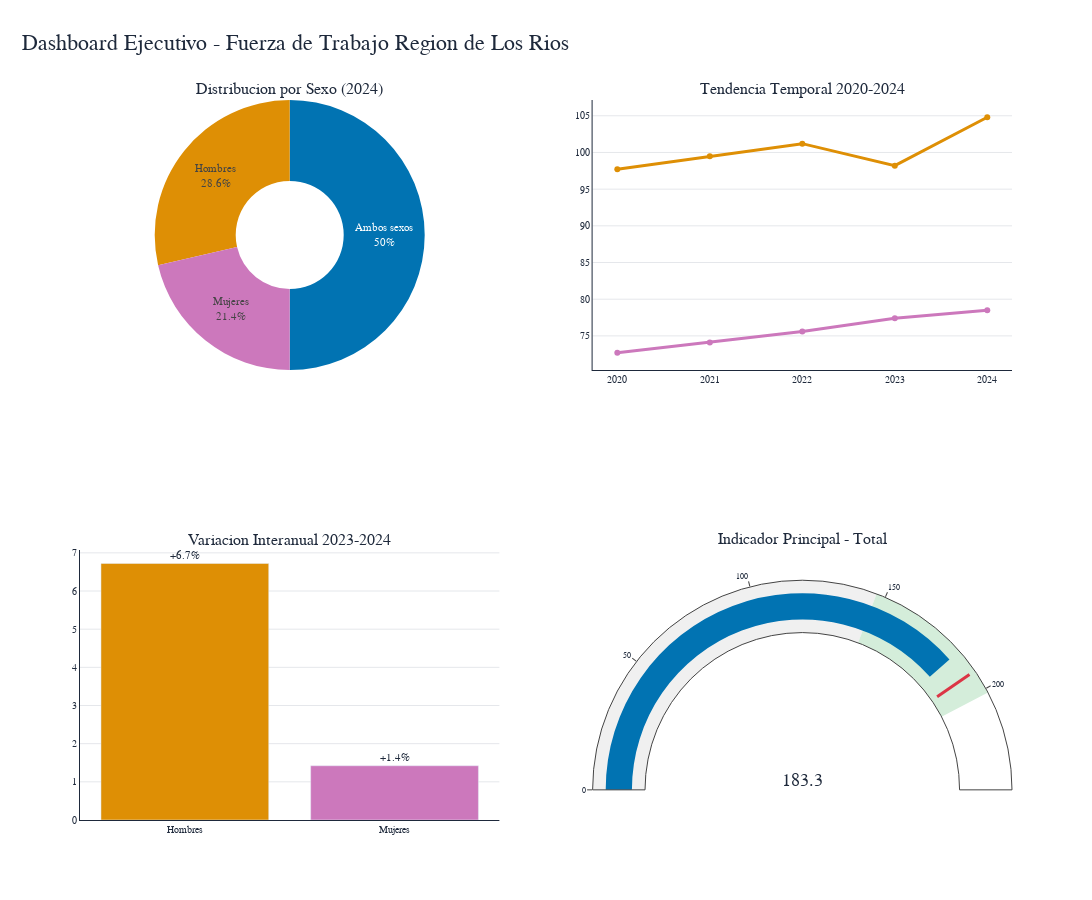

Notebook code for this chart:
### Code cell
# DASHBOARD FINAL INTERACTIVO
print("DASHBOARD EJECUTIVO FINAL - LOS RIOS")
print("=" * 40)

# Configuracion QA para dashboard final
def qa_test_final_dashboard():
    """Pruebas atomicas para el dashboard final"""
    
    # Test 1: Dependencias criticas
    try:
        import plotly.graph_objects as go
        import plotly.subplots
        print("VALIDACION MODULOS: OK - Plotly disponible")
    except ImportError as e:
        assert False, f"ERROR: Modulo plotly no disponible - {e}"
    
    # Test 2: Datos para dashboard
    assert not clean_data.empty, "ERROR: No hay datos para dashboard"
    print("VALIDACION DATOS: OK - Datos disponibles para dashboard")
    
    # Test 3: Configuraciones de estilo (usar las variables correctas)
    assert 'economist_colors_dashboard' in globals(), "ERROR: Colores dashboard no configurados"
    assert 'font_config' in globals(), "ERROR: Configuracion de fuentes no disponible"
    print("VALIDACION ESTILO: OK - Configuraciones disponibles")
    
    return True

# Ejecutar validaciones QA
try:
    qa_test_final_dashboard()
    print("QA DASHBOARD: Todas las validaciones pasaron")
except AssertionError as e:
    print(f"QA DASHBOARD: FALLO - {e}")
    raise

# Crear dashboard con multiples visualizaciones
fig = make_subplots(
    rows=2, cols=2,
    subplot_titles=(
        'Distribucion por Sexo (2024)', 
        'Tendencia Temporal 2020-2024',
        'Variacion Interanual 2023-2024', 
        'Indicador Principal - Total'
    ),
    specs=[[{"type": "pie"}, {"type": "scatter"}],
           [{"type": "bar"}, {"type": "indicator"}]],
    vertical_spacing=0.25,
    horizontal_spacing=0.1
)

# PANEL 1: Distribucion por Sexo (Pie Chart)
data_2024_sexo = clean_data[clean_data['año'] == 2024].groupby('sexo')['value'].mean()
if not data_2024_sexo.empty:
    fig.add_trace(
        go.Pie(
            labels=data_2024_sexo.index,
            values=data_2024_sexo.values,
            hole=0.4,
            marker_colors=[economist_colors_dashboard.get(sex, '#1f77b4') for sex in data_2024_sexo.index],
            textinfo='label+percent',
            textfont=dict(size=11, family=font_config['family']),
            hovertemplate='<b>%{label}</b><br>Valor: %{value:.1f} miles<br>%{percent}<extra></extra>'
        ),
        row=1, col=1
    )

# PANEL 2: Tendencia temporal
years_trend = [2020, 2021, 2022, 2023, 2024]
available_years = [y for y in years_trend if y in clean_data['año'].unique()]

for sexo in ['Hombres', 'Mujeres']:
    trend_data = clean_data[
        (clean_data['sexo'] == sexo) & 
        (clean_data['año'].isin(available_years))
    ].groupby('año')['value'].mean()
    
    if not trend_data.empty:
        fig.add_trace(
            go.Scatter(
                x=trend_data.index,
                y=trend_data.values,
                mode='lines+markers',
                name=sexo,
                line=dict(color=economist_colors_dashboard.get(sexo, '#1f77b4'), width=3),
                marker=dict(size=6),
                hovertemplate=f'<b>{sexo}</b><br>Año: %{{x}}<br>Valor: %{{y:.1f}} miles<extra></extra>',
                showlegend=False
            ),
            row=1, col=2
        )

# PANEL 3: Variacion interanual
variaciones = {}
for sexo in ['Hombres', 'Mujeres']:
    data_2024 = clean_data[(clean_data['sexo'] == sexo) & (clean_data['año'] == 2024)]['value'].mean()
    data_2023 = clean_data[(clean_data['sexo'] == sexo) & (clean_data['año'] == 2023)]['value'].mean()
    
    if pd.notna(data_2024) and pd.notna(data_2023) and data_2023 != 0:
        variacion = ((data_2024 - data_2023) / data_2023) * 100
        variaciones[sexo] = variacion

if variaciones:
    fig.add_trace(
        go.Bar(
            x=list(variaciones.keys()),
            y=list(variaciones.values()),
            marker_color=[economist_colors_dashboard.get(sexo, '#1f77b4') for sexo in variaciones.keys()],
            text=[f'{v:+.1f}%' for v in variaciones.values()],
            textposition='outside',
            hovertemplate='<b>%{x}</b><br>Variacion: %{y:+.1f}%<extra></extra>',
            showlegend=False
        ),
        row=2, col=1
    )

# PANEL 4: Indicador principal
total_2024 = clean_data[(clean_data['año'] == 2024) & (clean_data['sexo'] == 'Ambos sexos')]['value'].mean()
if pd.notna(total_2024):
    fig.add_trace(
        go.Indicator(
            mode="gauge+number",
            value=total_2024,
            domain={'x': [0.1, 0.9], 'y': [0.15, 0.85]},
            number={'font': {'size': 18, 'family': font_config['family']}},
            gauge={
                'axis': {'range': [None, total_2024 * 1.3], 'tickfont': {'size': 8}},
                'bar': {'color': economist_colors_dashboard.get('Ambos sexos', '#1f77b4')},
                'steps': [
                    {'range': [0, total_2024 * 0.8], 'color': "#f0f0f0"},
                    {'range': [total_2024 * 0.8, total_2024 * 1.1], 'color': "#d4edda"}
                ],
                'threshold': {
                    'line': {'color': "#dc3545", 'width': 3},
                    'thickness': 0.75,
                    'value': total_2024 * 1.05
                }
            }
        ),
        row=2, col=2
    )

# Configurar layout del dashboard
fig.update_layout(
    title={
        'text': 'Dashboard Ejecutivo - Fuerza de Trabajo Region de Los Rios',
        'x': 0.02,
        'font': {'size': font_config['title_size'], 'family': font_config['family'], 'color': font_config['color']},
        'xanchor': 'left'
    },
    showlegend=False,
    width=1200,
    height=900,
    plot_bgcolor=layout_config['plot_bgcolor'],
    paper_bgcolor=layout_config['paper_bgcolor'],
    font=dict(family=font_config['family'], color=font_config['color'], size=11)
)

# Configurar ejes
fig.update_xaxes(
    showgrid=False, 
    linecolor=layout_config['line_color'], 
    linewidth=1,
    tickfont=dict(size=10)
)
fig.update_yaxes(
    showgrid=True, 
    gridcolor=layout_config['grid_color'], 
    linecolor=layout_config['line_color'], 
    linewidth=1,
    tickfont=dict(size=10)
)

# Mostrar dashboard final
fig.show()

# Resumen ejecutivo
print("\nRESUMEN EJECUTIVO - LOS RIOS 2024:")
print("=" * 35)

if pd.notna(total_2024):
    print(f"Fuerza de Trabajo Total: {total_2024:,.1f} miles de personas")

if variaciones:
    for sexo, var in variaciones.items():
        direccion = "crecimiento" if var > 0 else "decrecimiento"
        print(f"Variacion {sexo}: {var:+.1f}% ({direccion})")

print("\nOK - Dashboard ejecutivo completado exitosamente")

### Figure 1 — Plotly figure (JSON) as saved in the notebook; plotly's stock layout.template omitted (floating-point values rounded to 4 significant figures)
{"data": [{"domain": {"x": [0, 0.45], "y": [0.625, 1]}, "hole": 0.4, "hovertemplate": "<b>%{label}</b><br>Valor: %{value:.1f} miles<br>%{percent}<extra></extra>", "labels": ["Ambos sexos", "Hombres", "Mujeres"], "marker": {"colors": ["#0173B2", "#DE8F05", "#CC78BC"]}, "textfont": {"family": "Georgia, serif", "size": 11}, "textinfo": "label+percent", "type": "pie", "values": [183.3, 104.8, 78.5]}, {"hovertemplate": "<b>Hombres</b><br>Año: %{x}<br>Valor: %{y:.1f} miles<extra></extra>", "line": {"color": "#DE8F05", "width": 3}, "marker": {"size": 6}, "mode": "lines+markers", "name": "Hombres", "showlegend": false, "type": "scatter", "x": [2020, 2021, 2022, 2023, 2024], "xaxis": "x", "y": [97.7, 99.5, 101.2, 98.2, 104.8], "yaxis": "y"}, {"hovertemplate": "<b>Mujeres</b><br>Año: %{x}<br>Valor: %{y:.1f} miles<extra></extra>", "line": {"color": "#CC78BC", "width": 3}, "marker": {"size": 6}, "mode": "lines+markers", "name": "Mujeres", "showlegend": false, "type": "scatter", "x": [2020, 2021, 2022, 2023, 2024], "xaxis": "x", "y": [72.7, 74.1, 75.6, 77.4, 78.5], "yaxis": "y"}, {"hovertemplate": "<b>%{x}</b><br>Variacion: %{y:+.1f}%<extra></extra>", "marker": {"color": ["#DE8F05", "#CC78BC"]}, "showlegend": false, "text": ["+6.7%", "+1.4%"], "textposition": "outside", "type": "bar", "x": ["Hombres", "Mujeres"], "xaxis": "x2", "y": [6.721, 1.421], "yaxis": "y2"}, {"domain": {"x": [0.55, 1], "y": [0, 0.375]}, "gauge": {"axis": {"range": [null, 238.3], "tickfont": {"size": 8}}, "bar": {"color": "#0173B2"}, "steps": [{"color": "#f0f0f0", "range": [0, 146.6]}, {"color": "#d4edda", "range": [146.6, 201.6]}], "threshold": {"line": {"color": "#dc3545", "width": 3}, "thickness": 0.75, "value": 192.5}}, "mode": "gauge+number", "number": {"font": {"family": "Georgia, serif", "size": 18}}, "type": "indicator", "value": 183.3}], "layout": {"annotations": [{"font": {"size": 16}, "showarrow": false, "text": "Distribucion por Sexo (2024)", "x": 0.225, "xanchor": "center", "xref": "paper", "y": 1, "yanchor": "bottom", "yref": "paper"}, {"font": {"size": 16}, "showarrow": false, "text": "Tendencia Temporal 2020-2024", "x": 0.775, "xanchor": "center", "xref": "paper", "y": 1, "yanchor": "bottom", "yref": "paper"}, {"font": {"size": 16}, "showarrow": false, "text": "Variacion Interanual 2023-2024", "x": 0.225, "xanchor": "center", "xref": "paper", "y": 0.375, "yanchor": "bottom", "yref": "paper"}, {"font": {"size": 16}, "showarrow": false, "text": "Indicador Principal - Total", "x": 0.775, "xanchor": "center", "xref": "paper", "y": 0.375, "yanchor": "bottom", "yref": "paper"}], "font": {"color": "#1e293b", "family": "Georgia, serif", "size": 11}, "height": 900, "paper_bgcolor": "white", "plot_bgcolor": "white", "showlegend": false, "title": {"font": {"color": "#1e293b", "family": "Georgia, serif", "size": 22}, "text": "Dashboard Ejecutivo - Fuerza de Trabajo Region de Los Rios", "x": 0.02, "xanchor": "left"}, "width": 1200, "xaxis": {"anchor": "y", "domain": [0.55, 1], "linecolor": "#1e293b", "linewidth": 1, "showgrid": false, "tickfont": {"size": 10}}, "xaxis2": {"anchor": "y2", "domain": [0, 0.45], "linecolor": "#1e293b", "linewidth": 1, "showgrid": false, "tickfont": {"size": 10}}, "yaxis": {"anchor": "x", "domain": [0.625, 1], "gridcolor": "#e5e7eb", "linecolor": "#1e293b", "linewidth": 1, "showgrid": true, "tickfont": {"size": 10}}, "yaxis2": {"anchor": "x2", "domain": [0, 0.375], "gridcolor": "#e5e7eb", "linecolor": "#1e293b", "linewidth": 1, "showgrid": true, "tickfont": {"size": 10}}}}
